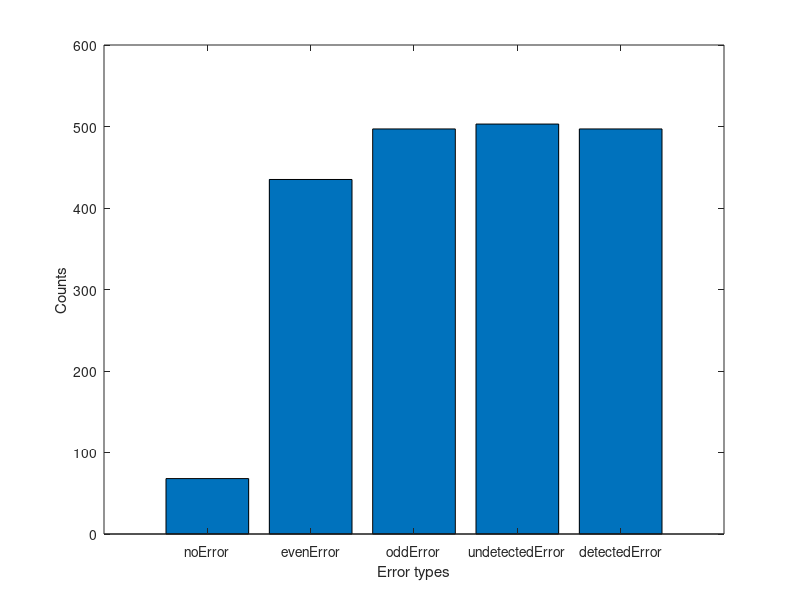

Write the MATLAB code that produced this figure.
% Single Parity Error Detection Part a & b 
clear all
% Set the frame length
L=12;
% Counters 
no_error=0;
odd_error=0;
even_error=0;
detected_error=0;
undetected_error=0;
% For 1000 Random Cases
for i=1:1:1000
    % Transmitted Data
    % Generate Random Bits
    Tx= randi([0 1], 1,L)
    %%
    % Evaluating the Single Bit Parity Using the Modulus for the Transmitted Data
    p1 = mod(sum(Tx),2); % Sum of All Columns Modulus 2 ( XOR )
    % Generating the codeword ( Appending the parity bit to the original transmitted data
    Txp1 = [ Tx p1 ] 
    %% Error Vector
    % Generate Randome Number of Errors between 0 (No Error) and L
    Nb_Error= randi([0 length(Txp1)],1,1)
    % Define Error Vector of Zeros
    Error=zeros(1,length(Txp1));
    % Generate Unique Random Positions of the Above Errors 
    Error_position= randperm(length(Error),Nb_Error)
    % Error Vector (1's are Position of Errors)
    Error(Error_position)=1
    % Received Message Rx
    Rx=Txp1;
    % Flip Bits (0 to 1 and 1 to 0) at the Location of the Errors
    Rx(Error_position)= ~Rx(Error_position)
    % Use Modulus to Check Received Data
    Check = mod(sum(Rx),2);
    % Check Whether the Error is Detected or Not
    % If result of modulus 2  is 1 then error is detected 
    % If result of modulus 2  is 0 then error is not detected or it is not detectable

    if Nb_Error==0 
       no_error=no_error+1;
    else 
        if mod(Nb_Error,2)~=0
             odd_error=odd_error+1;
        elseif mod(Nb_Error,2)==0
             even_error=even_error+1;
        end % End if
    end % End if

    if  Check==0
           undetected_error=undetected_error+1;
    elseif  Nb_Error~=0 & Check==1
         detected_error=detected_error+1;
    end % End if
end % End for 
% Display Counters 
display(detected_error);
display(undetected_error);
display(odd_error);
display(even_error);
display(no_error);
% Display Counters Percentage
fprintf("ratio of detected error");
display(100*(detected_error / 1000));
fprintf("ratio of undetected error");
display(100*( undetected_error / 1000));
fprintf("ratio of odd error");
display(100*(odd_error / 1000));
fprintf("ratio of even error");
display(100*( even_error / 1000));
fprintf("ratio of no error");
display(100*(no_error / 1000));
% Plot 
x=[no_error,even_error, odd_error, undetected_error,detected_error];
bar(x)
xlabel('Error types') 
ylabel('Counts') 
xticklabels({'noError','evenError', 'oddError', 'undetectedError','detectedError'})